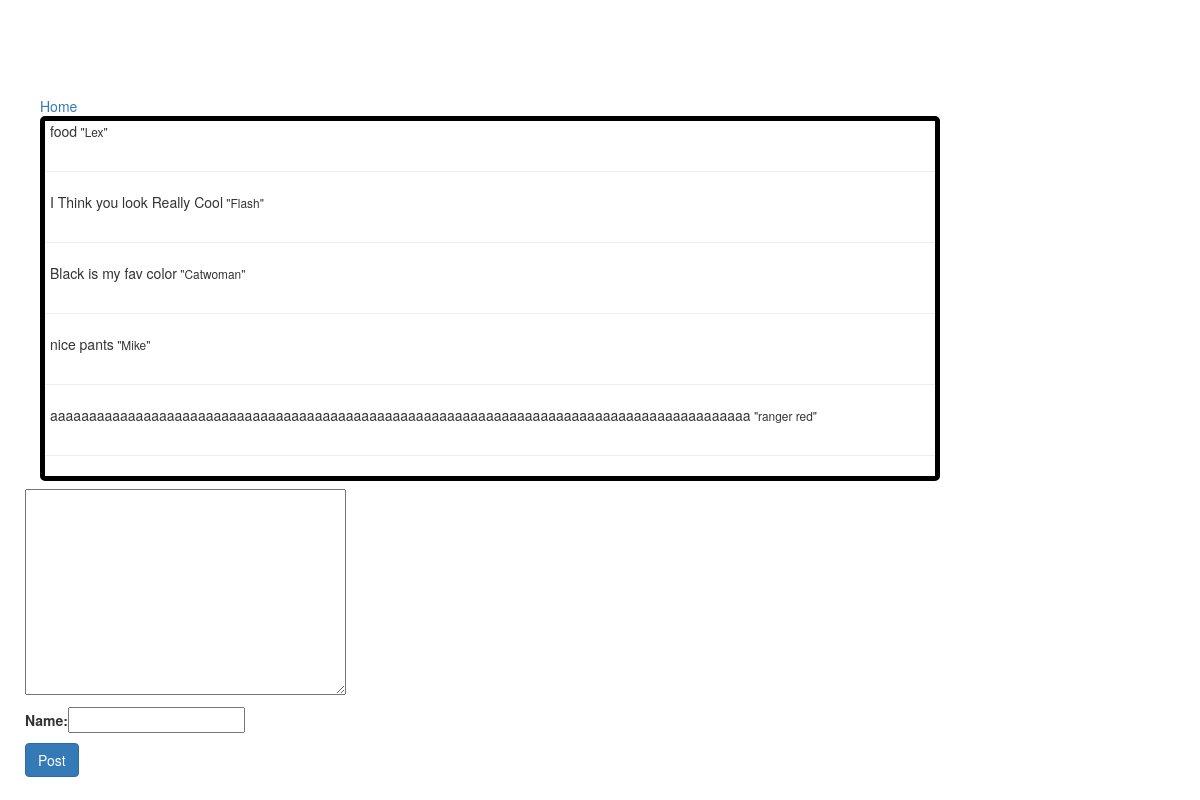
The app's page /batman/ with its own data.
### comments/models.py (models this page shows, shortened)
class comBatman(models.Model):
    comment = models.CharField(max_length=90,)
    author = models.CharField(max_length=25,)
    timestamp = models.DateTimeField(auto_now_add=True)

### comments/views.py (the view, shortened to what this page needs)
# urls.py: url(r'^batman/$', batmanView.as_view(), name='batman'),
class batmanView(View):
    def get(self, request, *args, **kwargs):
        obj = comBatman.objects.all().order_by('-id')[:10]
        context = {
            "auth": Author,
            "mess": Message,
            "obj1C": obj[0].comment,
            "obj2C": obj[1].comment,
            "obj3C": obj[2].comment,
            "obj4C": obj[3].comment,
            "obj5C": obj[4].comment,
            "obj1A": obj[0].author,
            "obj2A": obj[1].author,
            "obj3A": obj[2].author,
            "obj4A": obj[3].author,
            "obj5A": obj[4].author,
        }
        return render(request, "./batman.html", context)

### comments/templates/batman.html (shortened to what this page needs)
{% load static %}
<!DOCTYPE html>
<html>
    <head>
        <link rel="stylesheet" href="https://maxcdn.bootstrapcdn.com/bootstrap/3.3.7/css/bootstrap.min.css">
        <link rel="stylesheet" href="{% static "stylesheet.css" %}" />
    </head>
    <body>
        <h1 class="row" style="font-size:60px ;color:white">Batman</h1>
        <a href="/">Home</a>
        <div >
            <div id="comments">
                <div class="row"><p>{{ obj5C }}<small> "{{ obj5A }}"</small></p></div><hr/>
                <div class="row"><p>{{ obj4C }}<small> "{{ obj4A }}"</small></p></div><hr/>
                <div class="row"><p>{{ obj3C }}<small> "{{ obj3A }}"</small></p></div><hr/>
                <div class="row"><p>{{ obj2C }}<small> "{{ obj2A }}"</small></p></div><hr/>
                <div class="row"><p>{{ obj1C }}<small> "{{ obj1A }}"</small></p></div><hr/>
            </div>
            <form  method="post" action=".">{% csrf_token %}
                <div class="row">{{ mess }}</div>
                <div class="row">{{ auth }}</div>
                <div class="row"><input class="btn btn-primary" type="Submit" value="Post" /></div>
            </form>
        </div>
    </body>
</html>

### comments/static/stylesheet.css (style rules this page uses)
body { background-size:cover; margin-left:40px; margin-right: 60%; }
input, textarea { margin-top:8px; }
#comments { border: solid 5px black; background-color: white; width: 900px; border-radius: 5px; }
p { padding-left: 20px; }

### comments/templates/batman.html (style rules this page uses)
body { background-image:url("http://wallpapercave.com/wp/115pcRy.jpg") ; }

### records on screen
comBatman: comment "food", author "Lex"
comBatman: comment "I Think you look Really Cool", author "Flash"
comBatman: comment "Black is my fav color", author "Catwoman"
comBatman: comment "nice pants", author "Mike"
comBatman: comment "aaaaaaaaaaaaaaaaaaaaaaaaaaaaaaaaaaaaaaaaaaaaaaaaaaaaaaaaaaaaaaaaaaaaaaaaaaaaaaaaaaaaaaaaaa", author "ranger red"
